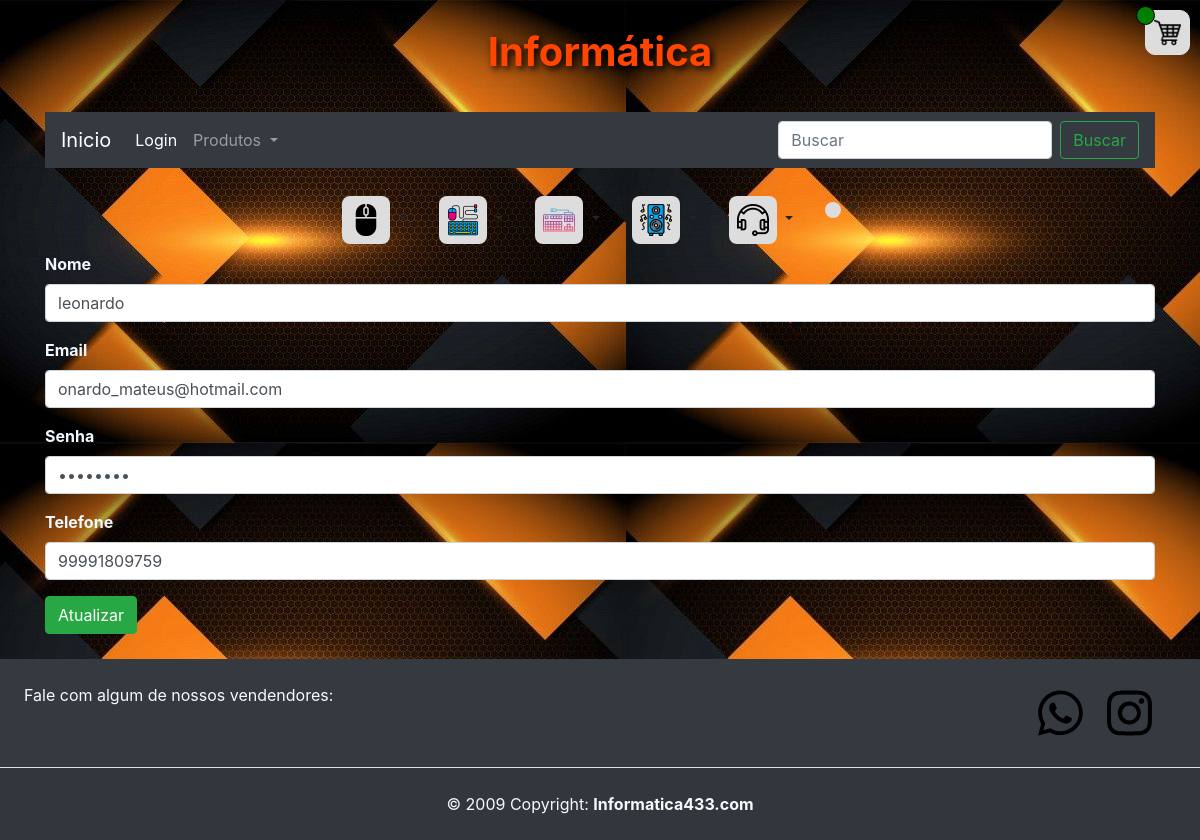
Screenshot of /editar_cadastro/1 with the database file from the repository.
### aulaGit/models.py (models this page shows)
class Cliente(models.Model):
    id = models.AutoField(primary_key=True)
    nome = models.TextField(max_length=255)
    email = models.TextField(max_length=255)
    senha = models.TextField(max_length=255)
    telefone = models.TextField(max_length=255)

### aulaGit/views.py (the view)
# urls.py: path('editar_cadastro/<int:id>',views.editar_cadastro,name="editar_cadastro"),
def editar_cadastro(request,id):
    cliente = Cliente.objects.get(id=id)
    return render(request,'paginas/editar_cad.html',{'cliente':cliente,'id':id})

### aulaGit/templates/paginas/editar_cad.html (shortened to what this page needs)
{% extends 'home.html'%}
{% block content %}
<div class="container">
    <form action="{% url 'editado_sucesso' %}" method="POST">
        <div class="mb-3">
            <label for="formText" class="form-label color-label label_text_imput">Nome</label>
            <input class="form-control" type="text" id="formFile" name="nome" required value={{cliente.nome}}>
        </div>
        <div class="mb-3">
            <label for="formText" class="form-label color-label label_text_imput">Email</label>
            <input class="form-control" type="text" id="formFile" name="email" required value={{cliente.email}}>
        </div>
        <div class="mb-3">
            <label for="formText" class="form-label color-label label_text_imput">Senha</label>
            <input class="form-control" type="password" id="formFile" name="senha" required value={{cliente.senha}}>
        </div>
        <div class="mb-3">
            <label for="formText" class="form-label color-label label_text_imput">Telefone</label>
            <input class="form-control" type="text" id="formFile" name="telefone" required value={{cliente.telefone}}>
        </div>
        <button type="submit" class="btn btn-success">Atualizar</button>
    </form>
</div>
{% endblock %}

### static/css/styler.css (style rules this page uses)
.bg-body { background-image: url('../img/bg/bg.jpg') ; }
.form-label { font-weight: bold; }
.color-label { color: aliceblue; }

### static/css/carro.css (style rules this page uses)
label { color: white; }

### rows the page displays
Cliente: nome "leonardo", email "onardo_mateus@hotmail.com", telefone "99991809759"
